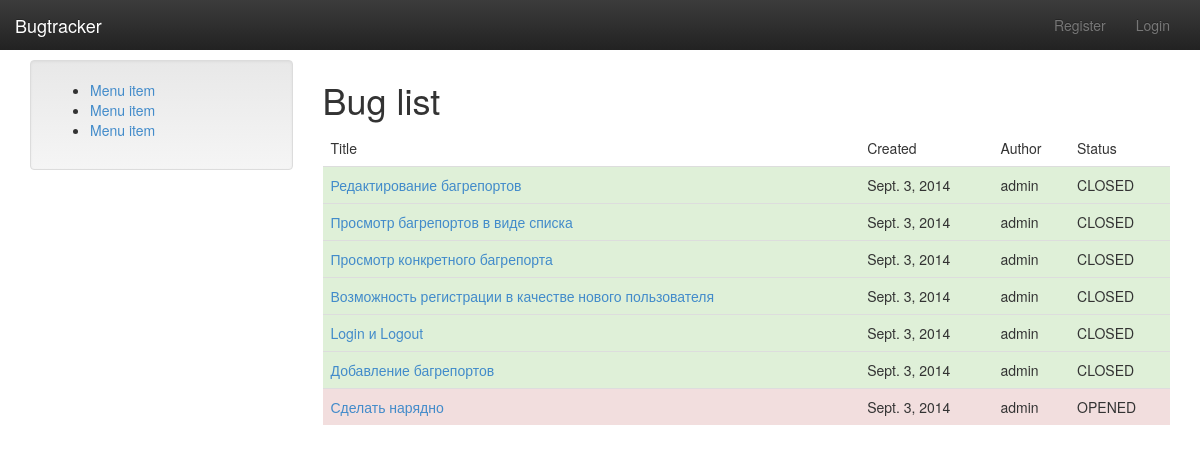
Before: /bugs/ with the older database file.
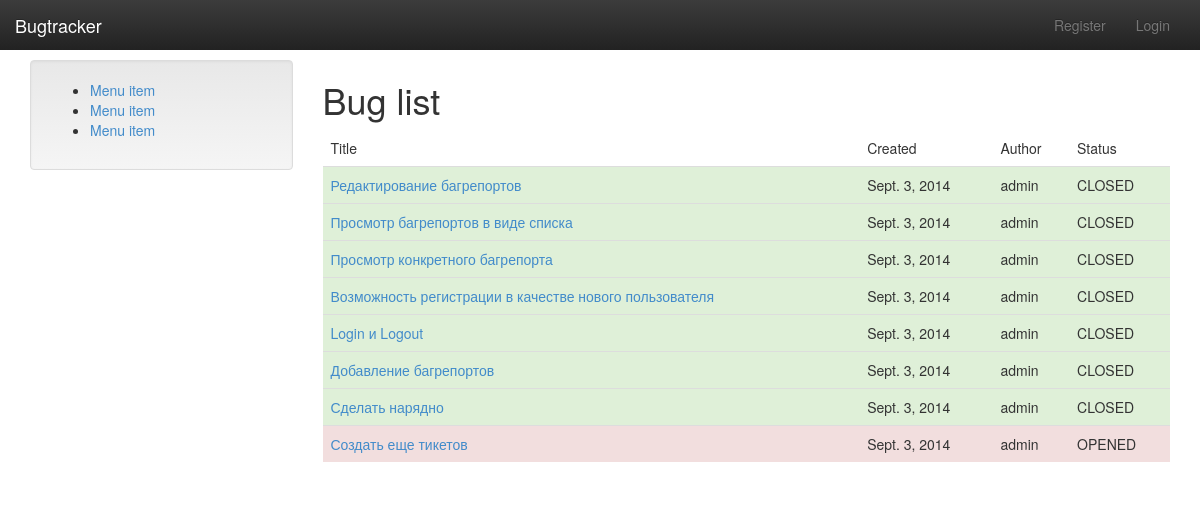
After: the same page with the newer database file.
### bugtracker/models.py (models this page shows, shortened)
class Ticket(models.Model):
    title = models.CharField(max_length=128)
    text = models.TextField()
    created = models.DateTimeField(auto_now=True)
    closed = models.BooleanField(default=False)
    user = models.ForeignKey(User,)

### bugtracker/views.py (the view)
class BugListView(ListView):
    model = Ticket
    template_name = 'list.html'

### templates/list.html (shortened to what this page needs)
{% extends 'base.html' %}
{% block content_block %}
    <h1>Bug list</h1>
    <table class="table">
        <thead>
        <tr>
            <td>Title</td>
            <td>Created</td>
            <td>Author</td>
            <td>Status</td>
        </tr>
        </thead>
        <tbody>
        {% for ticket in object_list %}
        <tr class="{{ ticket.closed|yesno:"success, danger" }}">
            <td><a href="{% url 'detail' ticket.pk %}">{{ ticket.title }}</a></td>
            <td>{{ ticket.created|date }}</td>
            <td>{{ ticket.user }}</td>
            <td>{{ ticket.closed|yesno:"CLOSED, OPENED" }}</td>
        </tr>
        {% empty %}
        <tr>
            <td colspan=4>No tickets yet.</td>
        </tr>
        {% endfor %}
        </tbody>
    </table>
{% endblock %}

### templates/base.html (shortened to what this page needs)
<!DOCTYPE html>
{% load static %}
<html>
<head>
    <link href="{% static "css/bootstrap.min.css" %}" rel="stylesheet">
    <link href="{% static "css/bootstrap-theme.min.css" %}" rel="stylesheet">
    <link href="{% static "css/style.css" %}" rel="stylesheet">
</head>
<body>
    <div class="navbar navbar-inverse navbar-fixed-top" role="navigation">
      <div class="container-fluid">
        <div class="navbar-header">
          <a class="navbar-brand" href="{% url 'index' %}">Bugtracker</a>
        </div>
        <div class="navbar-collapse collapse">
               <ul class="nav navbar-nav navbar-right">
                   {% if user.is_authenticated %}
                    <li class="navbar-text">Welcome, {{ user.username }}!</li>
                    <li><a href="{% url 'logout' %}">Logout</a></li>
                   {% else %}
                    <li><a href="{% url 'register' %}">Register</a></li>
                    <li><a href="{% url 'login' %}">Login</a></li>
                   {% endif %}
               </ul>
        </div>
      </div>
    </div>
    <div class="container-fluid">
      <div class="row-fluid">
        <div class="col-lg-3 ">
            <div class="well sidebar-nav">
                <ul>
                  <li><a href="#">Menu item</a></li>
                  <li><a href="#">Menu item</a></li>
                  <li><a href="#">Menu item</a></li>
                </ul>
            </div>
        </div>
        <div class="col-lg-9">
            {% block content_block %}
            {% endblock %}
        </div>
      </div>
    </div>
  </body>
</html>

### static/css/style.css (style rules this page uses)
body { padding-top: 60px; }
.navbar-fixed-top { border: 0; }

Changed rows visible on the page:
changed Ticket "Сделать нарядно": closed "OPENED" → "CLOSED"
added Ticket: title "Создать еще тикетов", created "Sept. 3, 2014", user "admin", closed "OPENED"
